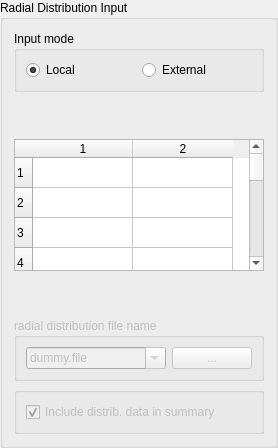
          <widget class="QGroupBox" name="src20GroupBox">
           <property name="enabled">
            <bool>true</bool>
           </property>
           <property name="maximumSize">
            <size>
             <width>288</width>
             <height>16777215</height>
            </size>
           </property>
           <property name="title">
            <string>Radial Distribution Input</string>
           </property>
           <layout class="QGridLayout" name="gridLayout_5">
            <item row="0" column="0">
             <widget class="QGroupBox" name="srcinpmodeButtonGroup">
              <property name="enabled">
               <bool>true</bool>
              </property>
              <property name="title">
               <string>Input mode</string>
              </property>
              <layout class="QHBoxLayout">
               <item>
                <layout class="QHBoxLayout">
                 <item>
                  <widget class="QRadioButton" name="localRadioButton">
                   <property name="text">
                    <string>Local</string>
                   </property>
                   <property name="checked">
                    <bool>true</bool>
                   </property>
                  </widget>
                 </item>
                 <item>
                  <widget class="QRadioButton" name="externalRadioButton">
                   <property name="text">
                    <string>External</string>
                   </property>
                  </widget>
                 </item>
                </layout>
               </item>
              </layout>
             </widget>
            </item>
            <item row="1" column="0">
             <spacer name="spacer56_3">
              <property name="orientation">
               <enum>Qt::Vertical</enum>
              </property>
              <property name="sizeType">
               <enum>QSizePolicy::Expanding</enum>
              </property>
              <property name="sizeHint" stdset="0">
               <size>
                <width>20</width>
                <height>41</height>
               </size>
              </property>
             </spacer>
            </item>
            <item row="2" column="0">
             <widget class="QTableWidget" name="raddistTable">
              <property name="minimumSize">
               <size>
                <width>250</width>
                <height>132</height>
               </size>
              </property>
              <property name="maximumSize">
               <size>
                <width>250</width>
                <height>132</height>
               </size>
              </property>
              <property name="rowCount">
               <number>50</number>
              </property>
              <property name="columnCount">
               <number>2</number>
              </property>
              <row>
               <property name="text">
                <string>1</string>
               </property>
              </row>
              <row>
               <property name="text">
                <string>2</string>
               </property>
              </row>
              <row>
               <property name="text">
                <string>3</string>
               </property>
              </row>
              <row>
               <property name="text">
                <string>4</string>
               </property>
              </row>
              <row>
               <property name="text">
                <string>5</string>
               </property>
              </row>
              <row>
               <property name="text">
                <string>6</string>
               </property>
              </row>
              <row>
               <property name="text">
                <string>7</string>
               </property>
              </row>
              <row>
               <property name="text">
                <string>8</string>
               </property>
              </row>
              <row>
               <property name="text">
                <string>9</string>
               </property>
              </row>
              <row>
               <property name="text">
                <string>10</string>
               </property>
              </row>
              <row>
               <property name="text">
                <string>11</string>
               </property>
              </row>
              <row>
               <property name="text">
                <string>12</string>
               </property>
              </row>
              <row>
               <property name="text">
                <string>13</string>
               </property>
              </row>
              <row>
               <property name="text">
                <string>14</string>
               </property>
              </row>
              <row>
               <property name="text">
                <string>15</string>
               </property>
              </row>
              <row>
               <property name="text">
                <string>16</string>
               </property>
              </row>
              <row>
               <property name="text">
                <string>17</string>
               </property>
              </row>
              <row>
               <property name="text">
                <string>18</string>
               </property>
              </row>
              <row>
               <property name="text">
                <string>19</string>
               </property>
              </row>
              <row>
               <property name="text">
                <string>20</string>
               </property>
              </row>
              <row>
               <property name="text">
                <string>21</string>
               </property>
              </row>
              <row>
               <property name="text">
                <string>22</string>
               </property>
              </row>
              <row>
               <property name="text">
                <string>23</string>
               </property>
              </row>
              <row>
               <property name="text">
                <string>24</string>
               </property>
              </row>
              <row>
               <property name="text">
                <string>25</string>
               </property>
              </row>
              <row>
               <property name="text">
                <string>26</string>
               </property>
              </row>
              <row>
               <property name="text">
                <string>27</string>
               </property>
              </row>
              <row>
               <property name="text">
                <string>28</string>
               </property>
              </row>
              <row>
               <property name="text">
                <string>29</string>
               </property>
              </row>
              <row>
               <property name="text">
                <string>30</string>
               </property>
              </row>
              <row>
               <property name="text">
                <string>31</string>
               </property>
              </row>
              <row>
               <property name="text">
                <string>32</string>
               </property>
              </row>
              <row>
               <property name="text">
                <string>33</string>
               </property>
              </row>
              <row>
               <property name="text">
                <string>34</string>
               </property>
              </row>
              <row>
               <property name="text">
                <string>35</string>
               </property>
              </row>
              <row>
               <property name="text">
                <string>36</string>
               </property>
              </row>
              <row>
               <property name="text">
                <string>37</string>
               </property>
              </row>
              <row>
               <property name="text">
                <string>38</string>
               </property>
              </row>
              <row>
               <property name="text">
                <string>39</string>
               </property>
              </row>
              <row>
               <property name="text">
                <string>40</string>
               </property>
              </row>
              <row>
               <property name="text">
                <string>41</string>
               </property>
              </row>
              <row>
               <property name="text">
                <string>42</string>
               </property>
              </row>
              <row>
               <property name="text">
                <string>43</string>
               </property>
              </row>
              <row>
               <property name="text">
                <string>44</string>
               </property>
              </row>
              <row>
               <property name="text">
                <string>45</string>
               </property>
              </row>
              <row>
               <property name="text">
                <string>46</string>
               </property>
              </row>
              <row>
               <property name="text">
                <string>47</string>
               </property>
              </row>
              <row>
               <property name="text">
                <string>48</string>
               </property>
              </row>
              <row>
               <property name="text">
                <string>49</string>
               </property>
              </row>
              <row>
               <property name="text">
                <string>50</string>
               </property>
              </row>
              <column>
               <property name="text">
                <string>1</string>
               </property>
              </column>
              <column>
               <property name="text">
                <string>2</string>
               </property>
              </column>
             </widget>
            </item>
            <item row="3" column="0">
             <spacer name="spacer57_2">
              <property name="orientation">
               <enum>Qt::Vertical</enum>
              </property>
              <property name="sizeType">
               <enum>QSizePolicy::Expanding</enum>
              </property>
              <property name="sizeHint" stdset="0">
               <size>
                <width>20</width>
                <height>41</height>
               </size>
              </property>
             </spacer>
            </item>
            <item row="4" column="0">
             <layout class="QVBoxLayout">
              <item>
               <widget class="QGroupBox" name="raddistfnameGroupBox">
                <property name="enabled">
                 <bool>false</bool>
                </property>
                <property name="title">
                 <string>radial distribution file name</string>
                </property>
                <layout class="QHBoxLayout">
                 <item>
                  <layout class="QHBoxLayout">
                   <item>
                    <widget class="QComboBox" name="raddistfnameComboBox">
                     <property name="sizePolicy">
                      <sizepolicy hsizetype="Minimum" vsizetype="Fixed">
                       <horstretch>232</horstretch>
                       <verstretch>0</verstretch>
                      </sizepolicy>
                     </property>
                     <property name="editable">
                      <bool>true</bool>
                     </property>
                     <item>
                      <property name="text">
                       <string>dummy.file</string>
                      </property>
                     </item>
                    </widget>
                   </item>
                   <item>
                    <widget class="QPushButton" name="raddistfnameButton">
                     <property name="sizePolicy">
                      <sizepolicy hsizetype="Minimum" vsizetype="Fixed">
                       <horstretch>1</horstretch>
                       <verstretch>0</verstretch>
                      </sizepolicy>
                     </property>
                     <property name="text">
                      <string>...</string>
                     </property>
                    </widget>
                   </item>
                  </layout>
                 </item>
                </layout>
               </widget>
              </item>
              <item>
               <widget class="QGroupBox" name="ioutrdistGroupBox">
                <property name="enabled">
                 <bool>false</bool>
                </property>
                <property name="title">
                 <string/>
                </property>
                <layout class="QHBoxLayout">
                 <item>
                  <widget class="QCheckBox" name="ioutrdistCheckBox">
                   <property name="text">
                    <string>Include distrib. data in summary</string>
                   </property>
                   <property name="checked">
                    <bool>true</bool>
                   </property>
                  </widget>
                 </item>
                </layout>
               </widget>
              </item>
             </layout>
            </item>
           </layout>
          </widget>
